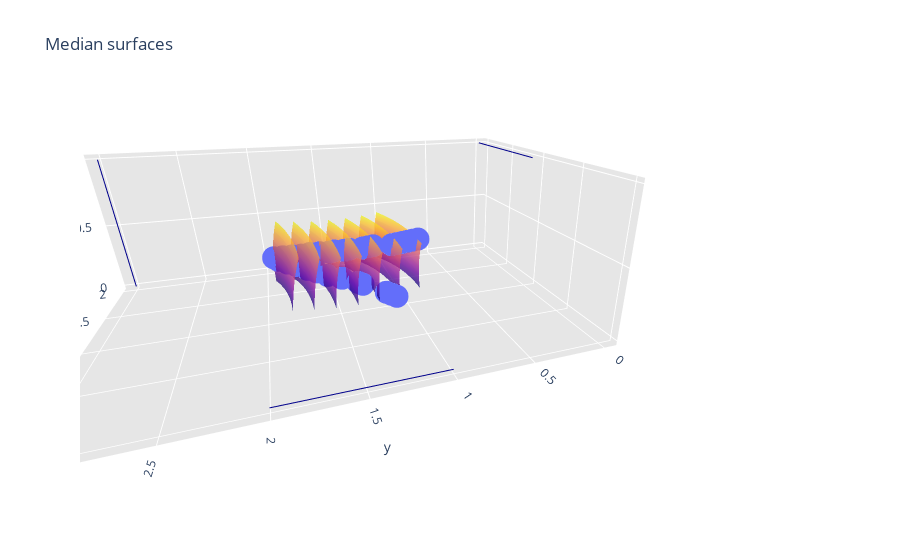

This figure's notebook cell:
### Code cell
import plotly as py
import plotly.graph_objects as go
import numpy as np

data = []
for i in range(0,N_DIV,5):
    sdf = solution[(solution['t_0'] == i) & (solution['t_1']%5 == 0) & (solution['t_2']%5 == 0)]
    sdf = sdf.pivot_table(values=['median_x', 'median_y', 'median_z'], index='t_1', columns='t_2')

    surface = go.Surface(x=sdf['median_x'], y=sdf['median_y'], z=sdf['median_z'], opacity=0.75, showscale=False)
    """surface = go.Scatter3d(x=sdf['median_x'], y=sdf['median_y'], z=sdf['median_z'], 
                           mode='markers',
                           marker=dict(
                               color=sdf['t_2'],
                               colorscale='Viridis',
                               opacity=0.8
                           ))"""

    data.append(surface)

for curve in curves:
    data.append(go.Scatter3d(x=curve[:,0], y=curve[:,1], z=curve[:,2],
                             mode='lines',
                            marker=None, line=dict(color='darkblue', width=2)))
    
ans = solution[solution['weight'] > 1e-3]

data.append(go.Scatter3d(x=ans['median_x'], y=ans['median_y'], z=ans['median_z'],
                        mode='markers'))
    
layout = go.Layout(
    title='Median surfaces',
    scene=dict(
        xaxis=dict(
            gridcolor='rgb(255, 255, 255)',
            zerolinecolor='rgb(255, 255, 255)',
            showbackground=True,
            backgroundcolor='rgb(230, 230,230)'
        ),
        yaxis=dict(
            gridcolor='rgb(255, 255, 255)',
            zerolinecolor='rgb(255, 255, 255)',
            showbackground=True,
            backgroundcolor='rgb(230, 230,230)'
        ),
        zaxis=dict(
            gridcolor='rgb(255, 255, 255)',
            zerolinecolor='rgb(255, 255, 255)',
            showbackground=True,
            backgroundcolor='rgb(230, 230,230)'
        )
    )
)

fig = go.Figure(data=data, layout=layout)
fig.update_layout(showlegend=False)
py.offline.iplot(fig, filename='jupyter-parametric_plot')
